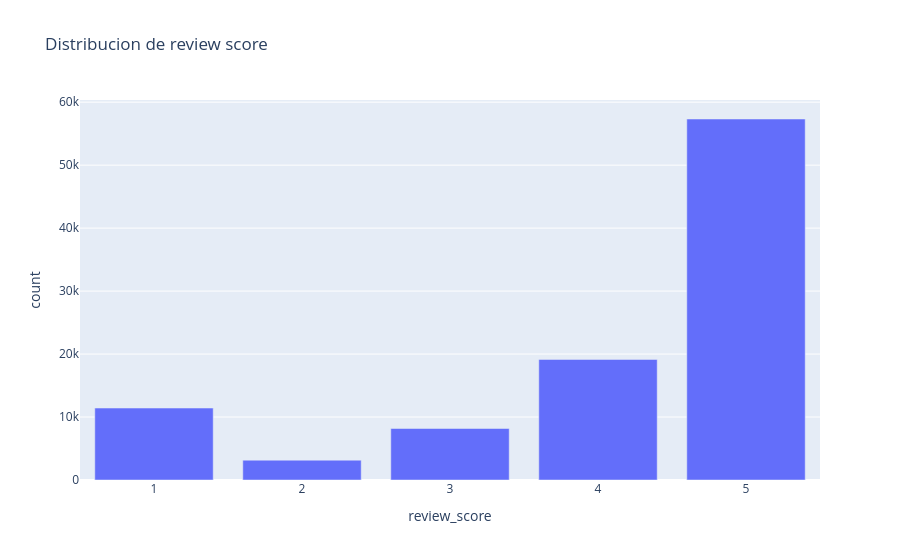

Notebook code cell kept with this figure:
### Markdown cell above
# review_score


| score| descripcion| notas|
|------|------------|-------|
| 5 |Muy Bueno|	El producto llegó antes de tiempo, es de buena calidad y cumplió las expectativas.|
| 4	|Bueno|	La experiencia fue positiva general, aunque quizás el paquete tardó un poco o el producto tiene detalles menores.|
| 3	|Neutral / Regular|	Puede indicar retrasos leves o que el producto es aceptable pero no impresionante.|
| 2	|Malo |	Problemas. Generalmente asociado a retrasos medianos en la entrega o productos que no se parecen a la descripción.|
| 1	|Muy Malo| Suele significar que el producto nunca llegó, llegó roto, era un artículo completamente diferente, o el vendedor no respondió los mensajes.|

Malas serian 1,2

### Code cell
order_reviews.groupby("review_score").count().plot.bar(x="review_score", y="count", title="Distribucion de review score")

### Figure 1 — Plotly figure (JSON) as saved in the notebook; plotly's stock layout.template omitted (floating-point values rounded to 4 significant figures)
{"data": [{"alignmentgroup": "True", "hovertemplate": "review_score=%{x}<br>count=%{y}<extra></extra>", "legendgroup": "", "marker": {"color": "#636efa", "pattern": {"shape": ""}}, "name": "", "offsetgroup": "", "orientation": "v", "showlegend": false, "textposition": "auto", "type": "bar", "x": [1, 3, 5, 4, 2], "xaxis": "x", "y": [11424, 8179, 57328, 19142, 3151], "yaxis": "y"}], "layout": {"barmode": "relative", "legend": {"tracegroupgap": 0}, "title": {"text": "Distribucion de review score"}, "xaxis": {"anchor": "y", "domain": [0, 1], "title": {"text": "review_score"}}, "yaxis": {"anchor": "x", "domain": [0, 1], "title": {"text": "count"}}}}
